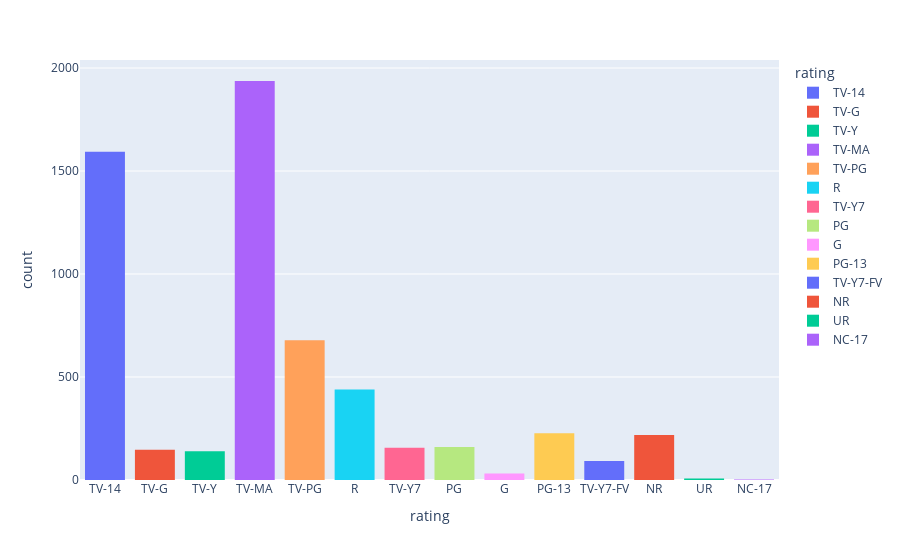

Notebook code for this chart:
### Code cell
fig = px.histogram(df, x="rating", color="rating")
fig.update_layout(
    bargap=0.2
)
fig.show()

### Figure 1 — Plotly figure (JSON) as saved in the notebook; plotly's stock layout.template omitted (floating-point values rounded to 4 significant figures; data arrays with more than 128 entries replaced by an {"elided": "..."} marker saying what was removed)
{"data": [{"alignmentgroup": "True", "bingroup": "x", "hovertemplate": "rating=%{x}<br>count=%{y}<extra></extra>", "legendgroup": "TV-14", "marker": {"color": "#636efa", "pattern": {"shape": ""}}, "name": "TV-14", "offsetgroup": "TV-14", "orientation": "v", "showlegend": true, "type": "histogram", "x": {"elided": "1593 str values"}, "xaxis": "x", "yaxis": "y"}, {"alignmentgroup": "True", "bingroup": "x", "hovertemplate": "rating=%{x}<br>count=%{y}<extra></extra>", "legendgroup": "TV-G", "marker": {"color": "#EF553B", "pattern": {"shape": ""}}, "name": "TV-G", "offsetgroup": "TV-G", "orientation": "v", "showlegend": true, "type": "histogram", "x": {"elided": "147 str values"}, "xaxis": "x", "yaxis": "y"}, {"alignmentgroup": "True", "bingroup": "x", "hovertemplate": "rating=%{x}<br>count=%{y}<extra></extra>", "legendgroup": "TV-Y", "marker": {"color": "#00cc96", "pattern": {"shape": ""}}, "name": "TV-Y", "offsetgroup": "TV-Y", "orientation": "v", "showlegend": true, "type": "histogram", "x": {"elided": "139 str values"}, "xaxis": "x", "yaxis": "y"}, {"alignmentgroup": "True", "bingroup": "x", "hovertemplate": "rating=%{x}<br>count=%{y}<extra></extra>", "legendgroup": "TV-MA", "marker": {"color": "#ab63fa", "pattern": {"shape": ""}}, "name": "TV-MA", "offsetgroup": "TV-MA", "orientation": "v", "showlegend": true, "type": "histogram", "x": {"elided": "1937 str values"}, "xaxis": "x", "yaxis": "y"}, {"alignmentgroup": "True", "bingroup": "x", "hovertemplate": "rating=%{x}<br>count=%{y}<extra></extra>", "legendgroup": "TV-PG", "marker": {"color": "#FFA15A", "pattern": {"shape": ""}}, "name": "TV-PG", "offsetgroup": "TV-PG", "orientation": "v", "showlegend": true, "type": "histogram", "x": {"elided": "678 str values"}, "xaxis": "x", "yaxis": "y"}, {"alignmentgroup": "True", "bingroup": "x", "hovertemplate": "rating=%{x}<br>count=%{y}<extra></extra>", "legendgroup": "R", "marker": {"color": "#19d3f3", "pattern": {"shape": ""}}, "name": "R", "offsetgroup": "R", "orientation": "v", "showlegend": true, "type": "histogram", "x": {"elided": "439 str values"}, "xaxis": "x", "yaxis": "y"}, {"alignmentgroup": "True", "bingroup": "x", "hovertemplate": "rating=%{x}<br>count=%{y}<extra></extra>", "legendgroup": "TV-Y7", "marker": {"color": "#FF6692", "pattern": {"shape": ""}}, "name": "TV-Y7", "offsetgroup": "TV-Y7", "orientation": "v", "showlegend": true, "type": "histogram", "x": {"elided": "156 str values"}, "xaxis": "x", "yaxis": "y"}, {"alignmentgroup": "True", "bingroup": "x", "hovertemplate": "rating=%{x}<br>count=%{y}<extra></extra>", "legendgroup": "PG", "marker": {"color": "#B6E880", "pattern": {"shape": ""}}, "name": "PG", "offsetgroup": "PG", "orientation": "v", "showlegend": true, "type": "histogram", "x": {"elided": "160 str values"}, "xaxis": "x", "yaxis": "y"}, {"alignmentgroup": "True", "bingroup": "x", "hovertemplate": "rating=%{x}<br>count=%{y}<extra></extra>", "legendgroup": "G", "marker": {"color": "#FF97FF", "pattern": {"shape": ""}}, "name": "G", "offsetgroup": "G", "orientation": "v", "showlegend": true, "type": "histogram", "x": ["G", "G", "G", "G", "G", "G", "G", "G", "G", "G", "G", "G", "G", "G", "G", "G", "G", "G", "G", "G", "G", "G", "G", "G", "G", "G", "G", "G", "G", "G", "G", "G"], "xaxis": "x", "yaxis": "y"}, {"alignmentgroup": "True", "bingroup": "x", "hovertemplate": "rating=%{x}<br>count=%{y}<extra></extra>", "legendgroup": "PG-13", "marker": {"color": "#FECB52", "pattern": {"shape": ""}}, "name": "PG-13", "offsetgroup": "PG-13", "orientation": "v", "showlegend": true, "type": "histogram", "x": {"elided": "227 str values"}, "xaxis": "x", "yaxis": "y"}, {"alignmentgroup": "True", "bingroup": "x", "hovertemplate": "rating=%{x}<br>count=%{y}<extra></extra>", "legendgroup": "TV-Y7-FV", "marker": {"color": "#636efa", "pattern": {"shape": ""}}, "name": "TV-Y7-FV", "offsetgroup": "TV-Y7-FV", "orientation": "v", "showlegend": true, "type": "histogram", "x": ["TV-Y7-FV", "TV-Y7-FV", "TV-Y7-FV", "TV-Y7-FV", "TV-Y7-FV", "TV-Y7-FV", "TV-Y7-FV", "TV-Y7-FV", "TV-Y7-FV", "TV-Y7-FV", "TV-Y7-FV", "TV-Y7-FV", "TV-Y7-FV", "TV-Y7-FV", "TV-Y7-FV", "TV-Y7-FV", "TV-Y7-FV", "TV-Y7-FV", "TV-Y7-FV", "TV-Y7-FV", "TV-Y7-FV", "TV-Y7-FV", "TV-Y7-FV", "TV-Y7-FV", "TV-Y7-FV", "TV-Y7-FV", "TV-Y7-FV", "TV-Y7-FV", "TV-Y7-FV", "TV-Y7-FV", "TV-Y7-FV", "TV-Y7-FV", "TV-Y7-FV", "TV-Y7-FV", "TV-Y7-FV", "TV-Y7-FV", "TV-Y7-FV", "TV-Y7-FV", "TV-Y7-FV", "TV-Y7-FV", "TV-Y7-FV", "TV-Y7-FV", "TV-Y7-FV", "TV-Y7-FV", "TV-Y7-FV", "TV-Y7-FV", "TV-Y7-FV", "TV-Y7-FV", "TV-Y7-FV", "TV-Y7-FV", "TV-Y7-FV", "TV-Y7-FV", "TV-Y7-FV", "TV-Y7-FV", "TV-Y7-FV", "TV-Y7-FV", "TV-Y7-FV", "TV-Y7-FV", "TV-Y7-FV", "TV-Y7-FV", "TV-Y7-FV", "TV-Y7-FV", "TV-Y7-FV", "TV-Y7-FV", "TV-Y7-FV", "TV-Y7-FV", "TV-Y7-FV", "TV-Y7-FV", "TV-Y7-FV", "TV-Y7-FV", "TV-Y7-FV", "TV-Y7-FV", "TV-Y7-FV", "TV-Y7-FV", "TV-Y7-FV", "TV-Y7-FV", "TV-Y7-FV", "TV-Y7-FV", "TV-Y7-FV", "TV-Y7-FV", "TV-Y7-FV", "TV-Y7-FV", "TV-Y7-FV", "TV-Y7-FV", "TV-Y7-FV", "TV-Y7-FV", "TV-Y7-FV", "TV-Y7-FV", "TV-Y7-FV", "TV-Y7-FV", "TV-Y7-FV", "TV-Y7-FV"], "xaxis": "x", "yaxis": "y"}, {"alignmentgroup": "True", "bingroup": "x", "hovertemplate": "rating=%{x}<br>count=%{y}<extra></extra>", "legendgroup": "NR", "marker": {"color": "#EF553B", "pattern": {"shape": ""}}, "name": "NR", "offsetgroup": "NR", "orientation": "v", "showlegend": true, "type": "histogram", "x": {"elided": "218 str values"}, "xaxis": "x", "yaxis": "y"}, {"alignmentgroup": "True", "bingroup": "x", "hovertemplate": "rating=%{x}<br>count=%{y}<extra></extra>", "legendgroup": "UR", "marker": {"color": "#00cc96", "pattern": {"shape": ""}}, "name": "UR", "offsetgroup": "UR", "orientation": "v", "showlegend": true, "type": "histogram", "x": ["UR", "UR", "UR", "UR", "UR", "UR", "UR"], "xaxis": "x", "yaxis": "y"}, {"alignmentgroup": "True", "bingroup": "x", "hovertemplate": "rating=%{x}<br>count=%{y}<extra></extra>", "legendgroup": "NC-17", "marker": {"color": "#ab63fa", "pattern": {"shape": ""}}, "name": "NC-17", "offsetgroup": "NC-17", "orientation": "v", "showlegend": true, "type": "histogram", "x": ["NC-17", "NC-17"], "xaxis": "x", "yaxis": "y"}], "layout": {"autosize": true, "bargap": 0.2, "barmode": "relative", "legend": {"title": {"text": "rating"}, "tracegroupgap": 0}, "margin": {"t": 60}, "xaxis": {"anchor": "y", "autorange": true, "categoryarray": ["TV-14", "TV-G", "TV-Y", "TV-MA", "TV-PG", "R", "TV-Y7", "PG", "G", "PG-13", "TV-Y7-FV", "NR", "UR", "NC-17", null], "categoryorder": "array", "domain": [0, 1], "range": [-0.5, 13.5], "title": {"text": "rating"}, "type": "category"}, "yaxis": {"anchor": "x", "autorange": true, "domain": [0, 1], "range": [0, 2039.0], "title": {"text": "count"}}}}
